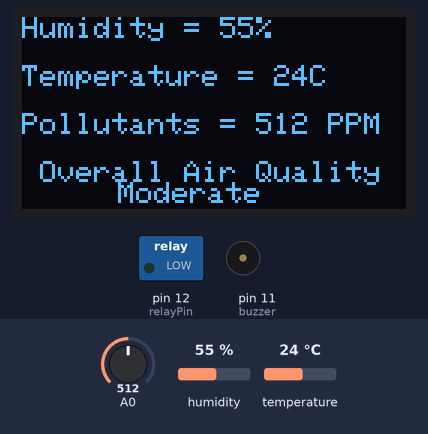
Recording of a sketch running on a simulated Arduino Uno, built with avr-gcc and run on an emulated ATmega328P. Shown: 128×64 one-colour display, switched loads named in the sketch (green lamp = pin HIGH), buzzer (waves = sounding, pin HIGH). The inputs (shaded band) are chosen by the test bench; at power-on: A0 = 512, humidity 55 %, temperature 24 °C. The display library's start-up logo is not drawn; what the sketch prints to the serial monitor is not drawn.

Above: at 3.5 s.
3.6 s: A0 set to 785
At 5.2 s:
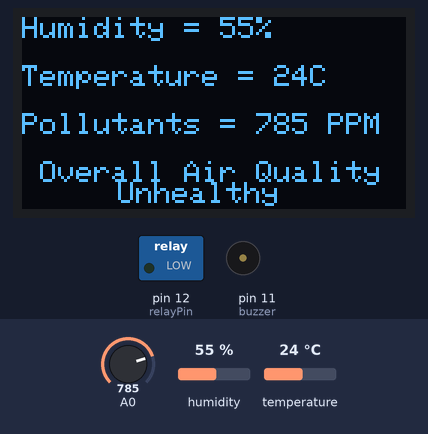
6.0 s: A0 set to 814
At 6.9 s:
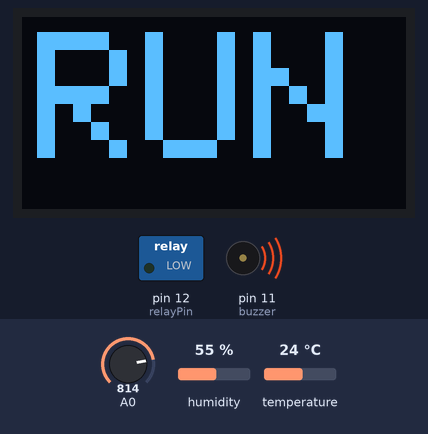
10.2 s: A0 set to 790
At 12.5 s:
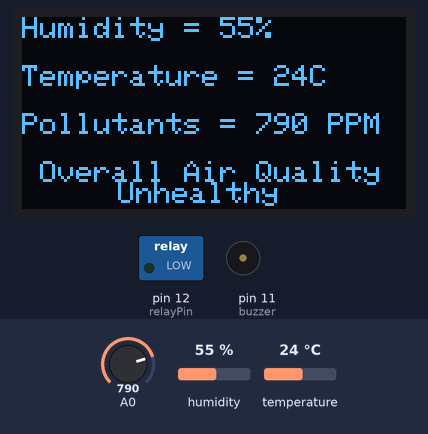
13.3 s: humidity set to 22 %
At 14.9 s:
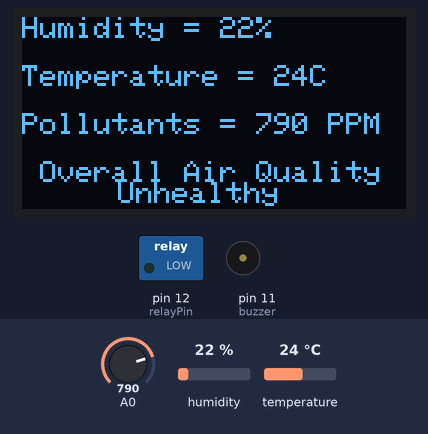
15.4 s: A0 set to 590
At 17.2 s:
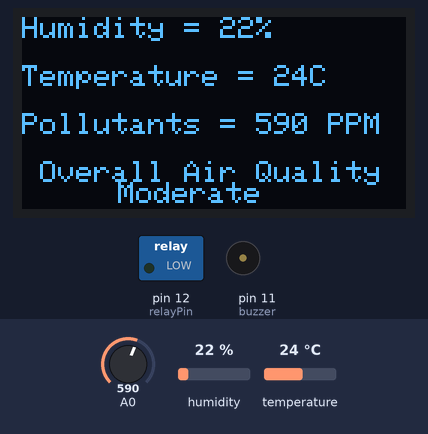
17.6 s: temperature set to 12 °C
At 19.6 s:
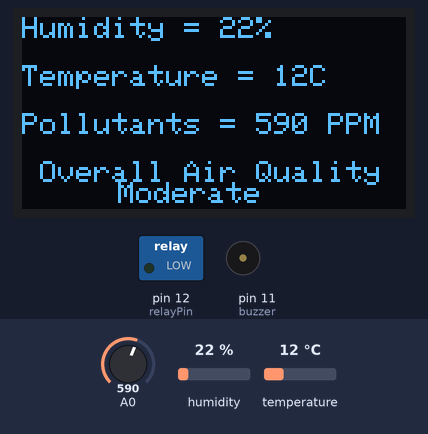
Timing chart, 0 to 20.7 s (numbered marks = the images above; inputs shaded):
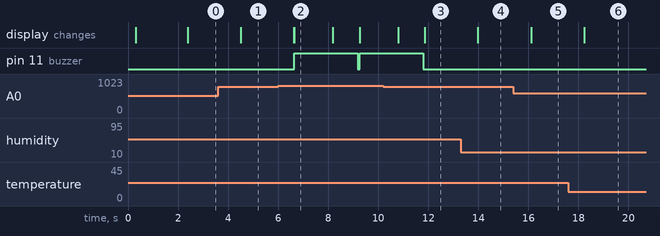

Measured:
- the behaviour switches between 799 and 800 on A0 (found by bisection; images 1 and 2)
- after the input at 3.6 s, the display: changes after 0.92 s (image 1)
- after the input at 6.0 s, pin 11 (buzzer): LOW → HIGH after 0.65 s, → LOW 2.5 s later, → HIGH 0.08 s later; the display: first changes after 0.63 s (image 2 shows a later state)
- after the input at 10.2 s, pin 11 (buzzer): goes on until 11.8 s, then stays LOW; the display: first differs from a run without the input after 1.7 s (image 3)
- after the input at 13.3 s, the display: changes after 0.68 s (image 4)
- after the input at 15.4 s, the display: changes after 0.71 s (image 5)
- after the input at 17.6 s, the display: changes after 0.63 s (image 6)

The sketch:

MQDHT_combined.ino
```cpp
/*
05 = 5v
10 = GND
15 = A4
20 = A5
*/

/*
DHT11
G=GND
U=5V
D=4 (or whichever pin we set it to)
*/

/*
MQ135
VCC = 5V
GND = GND
A0 = A0
*/

/*
OLED
VDD = 5V
GND = GND
SCK = A5
SDA = A4
*/
//buzzer = 11

#include <SPI.h>
#include <Wire.h>
#include <Adafruit_GFX.h>
#include <Adafruit_SH110X.h>
#include <dht11.h>
#define DHT11PIN 4
#include <MQ135.h>
#include "Keypad.h"


#define i2c_Address 0x3c

#define SCREEN_WIDTH 128 // OLED display width, in pixels
#define SCREEN_HEIGHT 64 // OLED display height, in pixels
#define OLED_RESET -1   //   QT-PY / XIAO
Adafruit_SH1106G display = Adafruit_SH1106G(SCREEN_WIDTH, SCREEN_HEIGHT, &Wire, OLED_RESET);


#define NUMFLAKES 10
#define XPOS 0
#define YPOS 1
#define DELTAY 2


#define LOGO16_GLCD_HEIGHT 16
#define LOGO16_GLCD_WIDTH  16

const int buzzer = 11;
const int trigPin = 10;
const int echoPin = 11;
const int relayPin = 12;
long duration;
float distance;
float percentage;
int airquality = 0;
dht11 DHT11;

void display_air(int sensor){
  display.clearDisplay();
  display.setCursor(0,15);
  display.print("Pollutants = ");
  display.print(sensor);
  display.println(" PPM");
  display.display();
}

void display_temphum(int humid, int temp, int sensor){
  display.clearDisplay();
  display.setTextSize(1);
  display.setCursor(0,0);
  display.print("Humidity = ");
  display.print(humid);
  display.println("%");
  display.println();
  display.print("Temperature = ");
  display.print(temp);
  display.println("C");
  display.println();
  display.print("Pollutants = ");
  display.print(sensor);
  display.println(" PPM");
  display.println();
  display.println(" Overall Air Quality");
  display.setCursor(32,55);
  if (sensor < 400){
    display.print("Good");
  }
  else if(sensor>400 && sensor<600){
    display.print("Moderate");
  }
  else if(sensor >600 && sensor < 800){
    display.print("Unhealthy");
  }
  else{
    display.print("Hazardous");
  }
  display.display();
}

void buzzerup(int val){
  if (val>=800){
    display.clearDisplay();
    display.display();
    display.setTextSize(6);
    display.setCursor(5, 5);
    display.println("RUN");
    /*display.println("IS HAZARDOUS");
    display.println();
    display.println("PLEASE GET TO");
    display.println("A SAFE SPACE");*/
    display.display();
    digitalWrite(buzzer,HIGH);
    delay(1500);
  }
  else{
        digitalWrite(buzzer,LOW);
        display.setTextSize(1);
  }
}

void  setup()
{
  pinMode(trigPin, OUTPUT); // Sets the trigPin as an Output
  pinMode(echoPin, INPUT); // Sets the echoPin as an Input
  pinMode(relayPin,OUTPUT);
  Serial.begin (9600);
  pinMode(buzzer, OUTPUT);
  delay(250);
  display.begin(i2c_Address, 0x3C);

  display.display();
  delay(2000);
  display.clearDisplay();
  display.setTextColor(SH110X_WHITE);
  display.display();


}

void loop()
{
  digitalWrite(buzzer,LOW);
  int chk = DHT11.read(DHT11PIN);
  int sensorValue = analogRead(A0);
  buzzerup(sensorValue);
  Serial.print("Pollutants = ");
  Serial.print(sensorValue);
  Serial.print(" PPM");
  Serial.println();
  //display_air(sensorValue);

  //delay(4000);

  Serial.print("Humidity: ");
  Serial.print((float)DHT11.humidity, 2);
  Serial.println(" %");

  Serial.print("Temperature: ");
  Serial.print((float)DHT11.temperature, 2);
  Serial.println("°C");
  display_temphum((float)DHT11.humidity, (float)DHT11.temperature, sensorValue);
  delay(1000);

}
```
